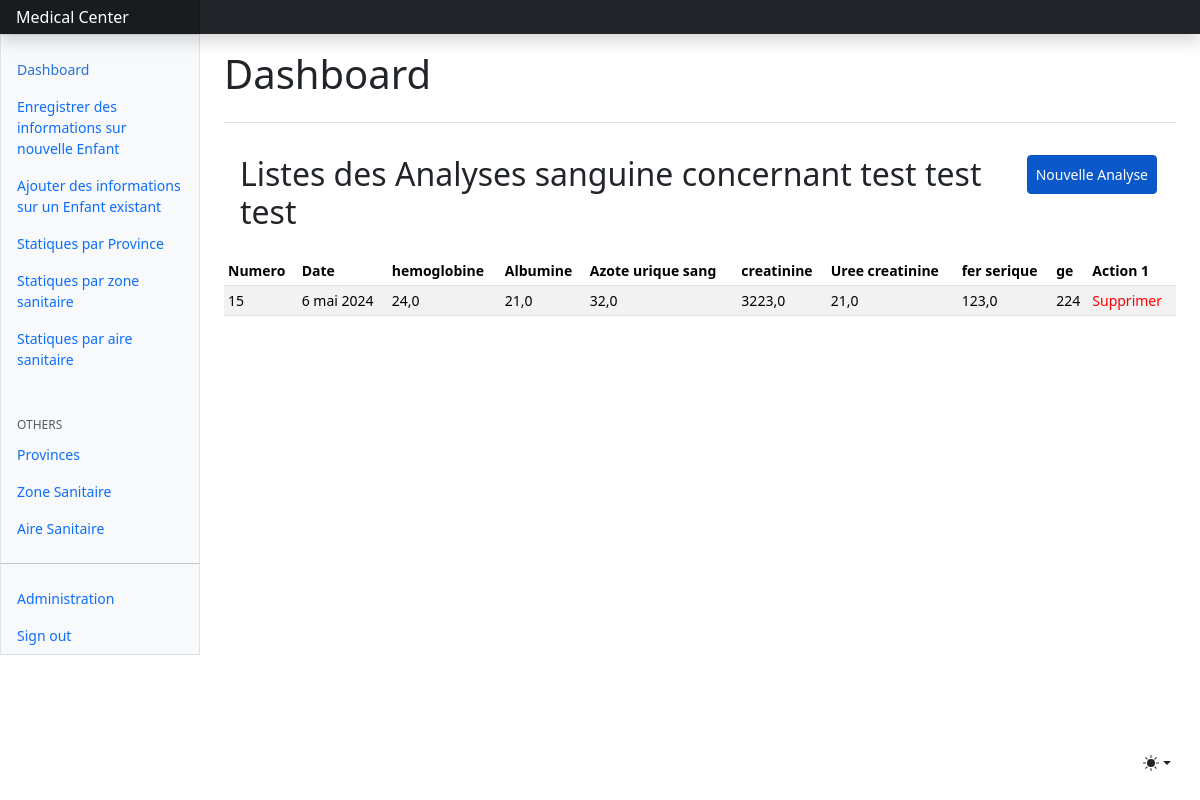
The app's page /index/Enfant/8/analyse-sanguine/list/ with its own data.
### core/models.py (models this page shows, shortened)
class Enfant(models.Model):
    code_id = models.BigAutoField(primary_key=True)
    SEX = {
        'M': 'Masculin',
        'F': 'Feminin'
    }
    nom = models.CharField(max_length=25, null=True)
    postnom = models.CharField(max_length=25, null=False)
    prenom = models.CharField(max_length=25, null=True)
    sex = models.CharField(choices=SEX, max_length=10)
    date_naissance = models.DateField(blank=True,null=True)
    jour = models.IntegerField(null=False, blank=True)
    mois = models.IntegerField(null=False, blank=True)
    annee = models.IntegerField(null=False, blank=True)
    age_en_mois = models.IntegerField(null=True, blank=True)
    age_en_annee = models.IntegerField(null=False, blank=True)
    age_en_annee_mois = models.CharField(max_length=30, null=True, blank=True)
    age_en_annee_mois_jour = models.CharField(max_length=30, null=True, blank=True)
    age_inconnu = models.CharField(max_length=20, choices=OK)
    avenue = models.CharField(max_length=20, null=False)
    quartier = models.CharField(max_length=50, null=False)
    commune = models.CharField(max_length=20, null=True)
    ville = models.CharField(max_length=20, null=True)
    code_aire = models.ForeignKey(AireSanitaire, on_delete=models.CASCADE, null=True, blank=True)

class AnalyseSanguine(models.Model):
    date = models.DateField(null=False, auto_now_add=True)
    annee = models.IntegerField(null=False)
    mois = models.IntegerField(null=True)
    hemoglobine = models.FloatField(null=False)
    albumine = models.FloatField(null=False)
    azote_urique_sang = models.FloatField(null=False)
    creatinine = models.FloatField(null=False)
    uree_creatinine = models.FloatField(null=False)
    fer_serique = models.FloatField(null=False)
    ge = models.CharField(null=True, max_length=20)
    code_aire = models.ForeignKey(AireSanitaire, on_delete=models.CASCADE)
    code_id = models.ForeignKey(Enfant, on_delete=models.CASCADE)

### core/views.py (the view)
# urls.py: path("index/Enfant/<int:pk>/analyse-sanguine/list/",analyse_sanguine_list, name="analyse_sanguine_list"),
def analyse_sanguine_list(request,pk):
    enfant = Enfant.objects.get(pk=pk)
    analyse_sanguines = AnalyseSanguine.objects.filter(code_id = enfant)
    context = {
        'analyse_sanguines':analyse_sanguines,
        'enfant':enfant,
    }
    return render(request,'analyse_sanguine_list.html',context)

### core/templates/analyse_sanguine_list.html (shortened to what this page needs)
{% extends "index.html" %}
{% block content %}
<div class=" p-3 container">
  <div
      class="row"
  >
      <div class="col-10"><h2>Listes des Analyses sanguine concernant {{enfant.nom}} {{enfant.prenom}} {{enfant.postnom}} </h2></div>
      <div class="col">
          <a href="{%url 'core:analyse_sanguine_create' enfant.code_id %}" class=" btn btn-primary  btn-sm p-2 active" role="button" aria-pressed="true">Nouvelle Analyse</a>
      </div>
  </div>
</div>
<div class="table-responsive small">
  <table class="table table-striped table-sm">
    <thead>
      <tr>
        <th scope="col">Numero</th>
        <th scope="col">Date </th>
        <th scope="col">hemoglobine</th>
        <th scope="col">Albumine</th>
        <th scope="col">Azote urique sang</th>
        <th scope="col">creatinine</th>
        <th scope="col">Uree creatinine</th>
        <th scope="col">fer serique</th>
        <th scope="col">ge</th>
        <th scope="col">Action 1</th>
      </tr>
    </thead>
    <tbody>
        {% for an in analyse_sanguines %}
        <tr>
            <td>{{an.id}}</td>
            <td>{{an.date}}</td>
            <td>{{an.hemoglobine}}</td>
            <td>{{an.albumine}}</td>
            <td>{{an.azote_urique_sang}}</td>
            <td>{{an.creatinine}}</td>
            <td>{{an.uree_creatinine}}</td>
            <td>{{an.fer_serique}}</td>
            <td>{{an.ge}}</td>
            <td>
                <a href="{%url 'core:analyse_sanguine_delete' enfant.code_id an.id %}" style="color:red; text-decoration:none;">Supprimer</a>
            </td>
        </tr>
        {% endfor %}
    </tbody>
  </table>
</div>
{% endblock content %}

### records on screen
Enfant: nom "test", prenom "test", postnom "test"
AnalyseSanguine: id "15", date "6 mai 2024", hemoglobine "24,0", albumine "21,0", azote_urique_sang "32,0", creatinine "3223,0", uree_creatinine "21,0", fer_serique "123,0", ge "224"
